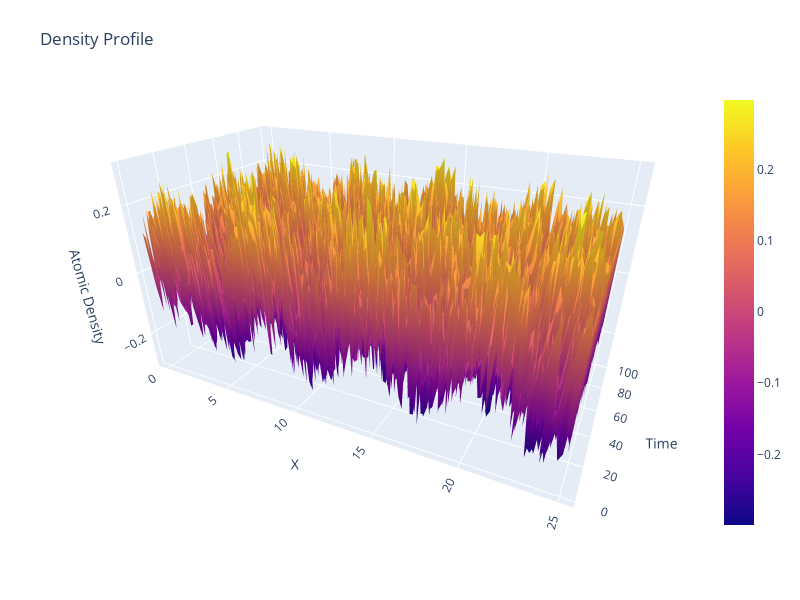

This figure's notebook cell:
### Code cell
surface(data=yPred, x=x, mArray=mArray)
